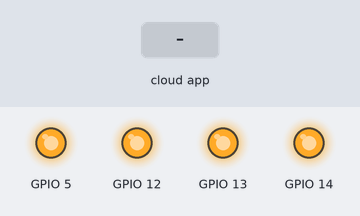
Recording of a sketch running on a simulated ESP8266 (NodeMCU). Shown: output pins drawn as LEDs (lit = HIGH). The inputs (shaded band) are chosen by the test bench. WiFi joins after 1.5 s; servers stay silent unless stated; the Firebase database answers and starts empty; what the sketch prints to the serial monitor is not drawn.

Above: at 2.7 s.
2.8 s: the phone or cloud app sets Habitica_1 to 1
At 4.8 s:
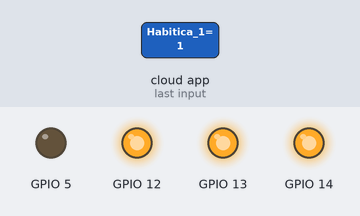
5.6 s: the phone or cloud app sets Habitica_2 to 1
At 7.1 s:
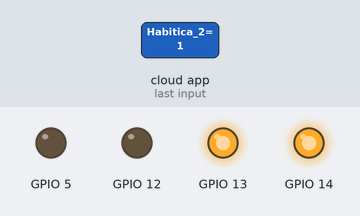
7.8 s: the phone or cloud app sets Habitica_3 to 1
At 9.3 s:
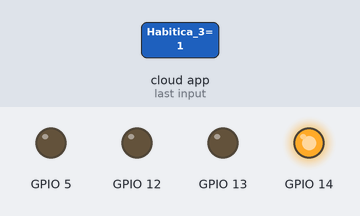
9.9 s: the phone or cloud app sets Habitica_4 to 1
At 11.6 s:
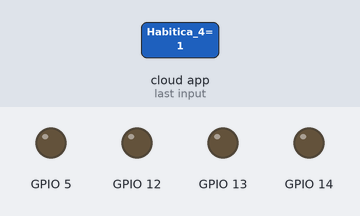
12.1 s: the phone or cloud app sets Habitica_1 to 0
At 15.6 s:
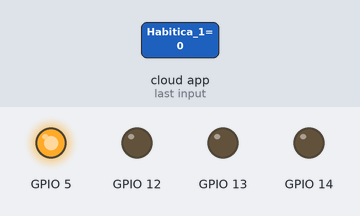
15.9 s: the phone or cloud app sets Habitica_2 to 0
At 18.0 s:
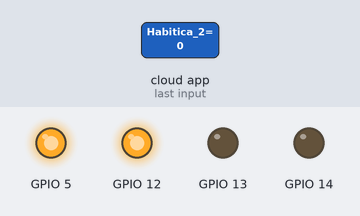
Timing chart, 0 to 19.0 s (numbered marks = the images above; inputs shaded):
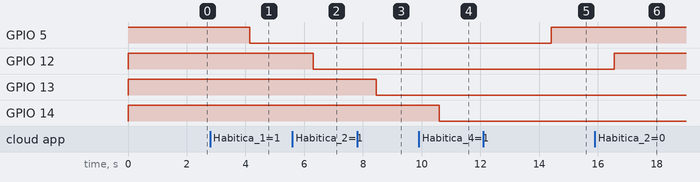

The sketch:

peca_luz.ino
```cpp
#include <FirebaseArduino.h>
#include<ESP8266WiFi.h>

#define FIREBASE_HOST "ifg-teste-81827.firebaseio.com" //Parte do site que hospedará dados do nodemcu
#define WIFI_SSID "Moto C 0311" //Nome da rede WiFi
#define WIFI_PASSWORD "tefinha29" //Senha da rede WiFi
#define FIREBASE_AUTH "S8BWxzbyiKr26y6vwMuW3Y18F3dm9gGMNLDSiAOP" //Chave secreta do servidor


void setup()
{
  pinMode(5, OUTPUT);
  pinMode(12, OUTPUT);
  pinMode(13, OUTPUT);
  pinMode(14, OUTPUT);
  digitalWrite(5,HIGH);
digitalWrite(12,HIGH);
digitalWrite(13,HIGH);
digitalWrite(14,HIGH);
  Serial.begin(115200);
// connect to wifi.
WiFi.begin(WIFI_SSID, WIFI_PASSWORD);
Serial.print("connecting");
while (WiFi.status() != WL_CONNECTED)
{
Serial.print(".");
delay(500);
}
Serial.println();
Serial.print("connected: ");
Serial.println(WiFi.localIP());
Firebase.begin(FIREBASE_HOST, FIREBASE_AUTH);

}

void loop()

{
  int Luz1;
  int Luz2;
  int Luz3;
  int Luz4;

  Luz1=Firebase.getString("Habitica_1").toInt();
   Luz2=Firebase.getString("Habitica_2").toInt();
    Luz3=Firebase.getString("Habitica_3").toInt();
     Luz4=Firebase.getString("Habitica_4").toInt();
     liga(5,12,13,14,Luz1,Luz2,Luz3,Luz4);


 //reboot da peça caso haja falha na firebase ou WiFi
if ((Firebase.failed()) || (WiFi.status() != WL_CONNECTED))
{

  Firebase.begin(FIREBASE_HOST, FIREBASE_AUTH);
  Serial.println("reiniciando");
  WiFi.forceSleepBegin();
  wdt_reset();
  ESP.restart();
  while(1)wdt_reset();

  }

   delay(1000);
   //Variável para indicar visualmente a conexão da peça no aplicativos
   Firebase.setInt("peca_luz",1);
}
//void para ligar atuadores
void liga(int pino1,int  pino2,int  pino3,int  pino4, int  estado1,int  estado2,int  estado3, int  estado4)
{

  digitalWrite(pino1,!estado1);
  delay(100);
  digitalWrite(pino2,!estado2);
    delay(100);

  digitalWrite(pino3,!estado3);
      delay(100);

  digitalWrite(pino4,!estado4);
  }
```

Measured:
- after the input at 2.8 s, GPIO 5: HIGH → LOW after 1.4 s
- after the input at 5.6 s, GPIO 12: HIGH → LOW after 0.70 s
- after the input at 7.8 s, GPIO 13: HIGH → LOW after 0.66 s
- after the input at 9.9 s, GPIO 14: HIGH → LOW after 0.71 s
- after the input at 12.1 s, GPIO 5: LOW → HIGH after 2.3 s
- after the input at 15.9 s, GPIO 12: LOW → HIGH after 0.66 s
